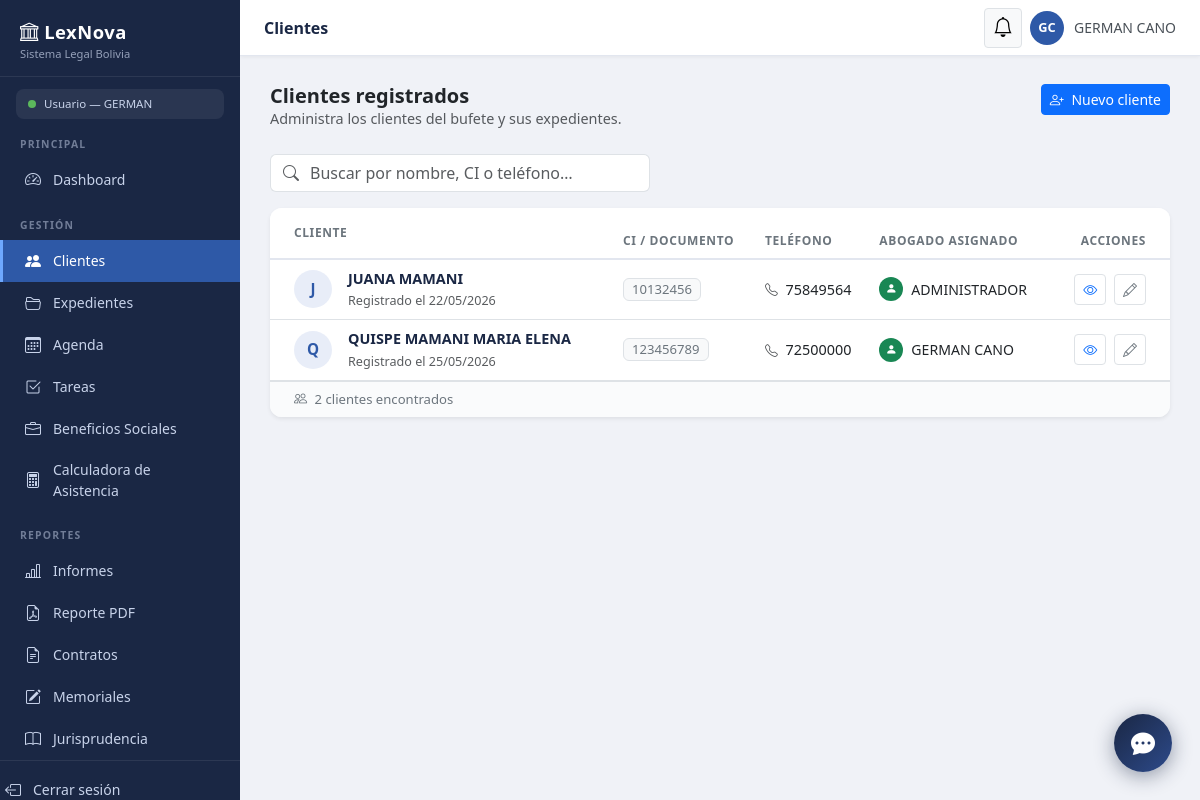
Page /casos/clientes/ (signed in) on the earlier database version.
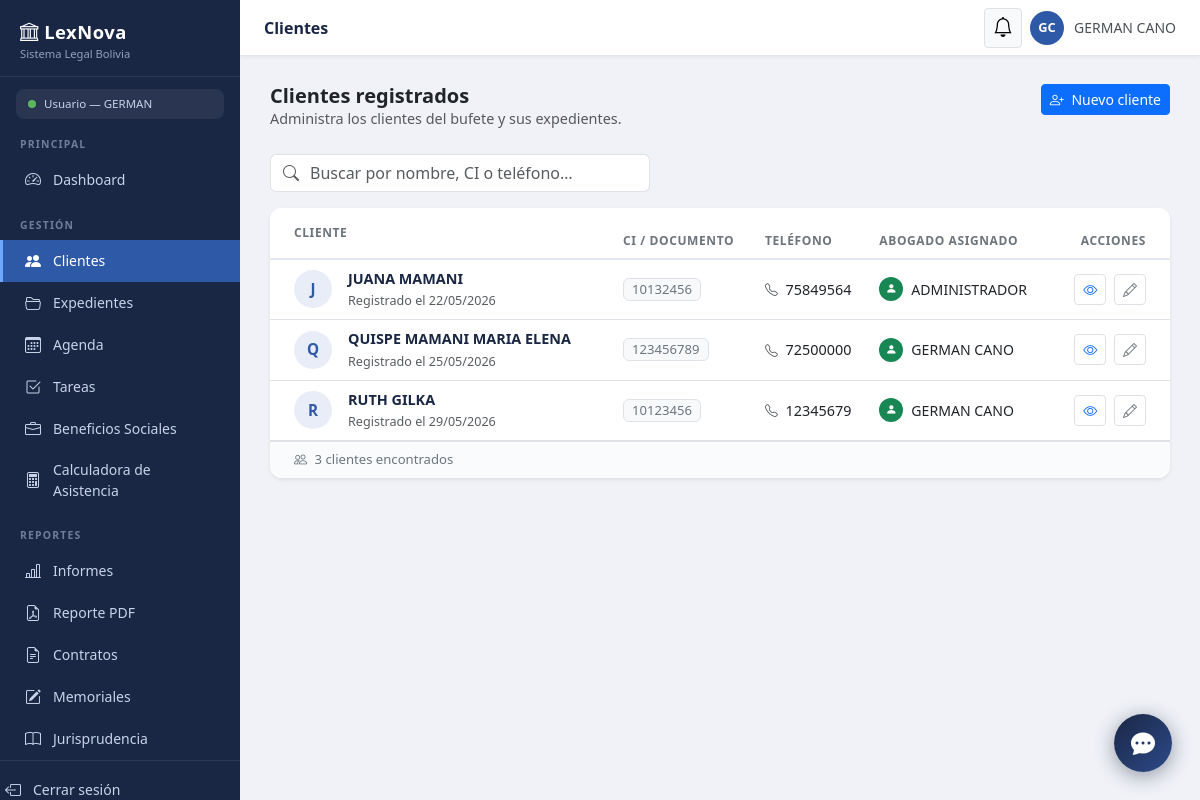
Same page on the later database version.
### control_legal/models.py (models this page shows, shortened)
class Cliente(models.Model):
    ci              = models.CharField(max_length=20, unique=True, verbose_name="Cédula de identidad")
    nombre_completo = models.CharField(max_length=200, verbose_name="Nombre completo")
    telefono        = models.CharField(max_length=20, blank=True, verbose_name="Teléfono")
    email           = models.EmailField(blank=True, verbose_name="Correo electrónico")
    direccion       = models.TextField(blank=True, verbose_name="Dirección")
    abogado_asignado = models.ForeignKey(
        User, on_delete=models.SET_NULL,
        null=True, blank=True,
        related_name='clientes',
        verbose_name="Abogado asignado"
    )
    codigo_acceso = models.CharField(
        max_length=12, unique=True, blank=True, null=True,
        verbose_name="Código de acceso del cliente"
    )
    notas_internas = models.TextField(blank=True, verbose_name="Notas internas")
    fecha_registro = models.DateTimeField(auto_now_add=True)
    activo         = models.BooleanField(default=True)
    class Meta:
        ordering = ['nombre_completo']
        verbose_name = "Cliente"
        verbose_name_plural = "Clientes"

### control_legal/views.py (the view)
# urls.py: path('clientes/',                 views.listar_clientes,   name='listar_clientes'),
@login_required
def listar_clientes(request):
    busqueda = request.GET.get('buscar', '')
    clientes = Cliente.objects.filter(activo=True)
    if busqueda:
        clientes = clientes.filter(
            Q(nombre_completo__icontains=busqueda) |
            Q(ci__icontains=busqueda)              |
            Q(telefono__icontains=busqueda)
        )
    return render(request, 'control_legal/listar_clientes.html', {
        'clientes': clientes.order_by('nombre_completo'),
        'busqueda': busqueda,
    })

### control_legal/templates/control_legal/listar_clientes.html (shortened to what the changed rows need)
{% extends "base.html" %}
{% block contenido %}
<div class="card border-0 shadow-sm" style="border-radius:12px; overflow:hidden;">
    <div class="table-responsive">
        <table class="table table-hover align-middle mb-0" style="font-size:.9rem;">
            <thead style="background:#f8f9fc; border-bottom:2px solid #e2e6ef;">
                <tr>
                    <th class="ps-4 py-3" style="font-size:.75rem; text-transform:uppercase; letter-spacing:.6px; color:#6c757d; font-weight:600;">
                        Cliente
                    </th>
                    <th style="font-size:.75rem; text-transform:uppercase; letter-spacing:.6px; color:#6c757d; font-weight:600;">
                        CI / Documento
                    </th>
                    <th style="font-size:.75rem; text-transform:uppercase; letter-spacing:.6px; color:#6c757d; font-weight:600;">
                        Teléfono
                    </th>
                    <th style="font-size:.75rem; text-transform:uppercase; letter-spacing:.6px; color:#6c757d; font-weight:600;">
                        Abogado asignado
                    </th>
                    <th class="text-end pe-4" style="font-size:.75rem; text-transform:uppercase; letter-spacing:.6px; color:#6c757d; font-weight:600;">
                        Acciones
                    </th>
                </tr>
            </thead>
            <tbody>
                {% for cliente in clientes %}
                <tr>
                    <td class="ps-4">
                        <div class="d-flex align-items-center gap-3">
                            <div class="rounded-circle d-flex align-items-center justify-content-center flex-shrink-0"
                                 style="width:38px; height:38px; background:#e8edf8; color:#2e59a7; font-weight:700; font-size:.95rem;">
                                {{ cliente.nombre_completo|first|upper }}
                            </div>
                            <div>
                                <div class="fw-semibold" style="color:#1a2744;">
                                    {{ cliente.nombre_completo }}
                                </div>
                                <small class="text-muted">
                                    Registrado el {{ cliente.fecha_registro|date:'d/m/Y' }}
                                </small>
                            </div>
                        </div>
                    </td>
                    <td>
                        <span class="badge bg-light text-secondary border px-2 py-1"
                              style="font-size:.82rem; font-weight:500;">
                            {{ cliente.ci|default:'—' }}
                        </span>
                    </td>
                    <td>
                        {% if cliente.telefono %}
                        <a href="tel:{{ cliente.telefono }}" class="text-decoration-none text-dark">
                            <i class="bi bi-telephone me-1 text-muted" style="font-size:.8rem;"></i>
                            {{ cliente.telefono }}
                        </a>
                        {% else %}
                        <span class="text-muted">—</span>
                        {% endif %}
                    </td>
                    <td>
                        {% if cliente.abogado_asignado %}
                        <div class="d-flex align-items-center gap-2">
                            <div class="rounded-circle bg-success d-flex align-items-center justify-content-center flex-shrink-0"
                                 style="width:24px; height:24px;">
                                <i class="bi bi-person-fill text-white" style="font-size:.7rem;"></i>
                            </div>
                            <span style="font-size:.88rem;">
                                {{ cliente.abogado_asignado.get_full_name|default:cliente.abogado_asignado.username }}
                            </span>
                        </div>
                        {% else %}
                        <span class="badge bg-warning-subtle text-warning border border-warning-subtle px-2">
                            <i class="bi bi-exclamation-circle me-1"></i> Sin asignar
                        </span>
                        {% endif %}
                    </td>
                    <td class="text-end pe-4">
                        <a href="{% url 'detalle_cliente' cliente.pk %}"
                           class="btn btn-sm btn-white border text-primary me-1"
                           title="Ver ficha del cliente">
                            <i class="bi bi-eye"></i>
                        </a>
                        <a href="{% url 'editar_cliente' cliente.pk %}"
                           class="btn btn-sm btn-white border text-secondary"
                           title="Editar cliente">
                            <i class="bi bi-pencil"></i>
                        </a>
                    </td>
                </tr>
                {% endfor %}
            </tbody>
        </table>
    </div>
    {% if clientes %}
    <div class="px-4 py-2 border-top d-flex align-items-center justify-content-between"
         style="background:#fafbfc; font-size:.82rem; color:#6c757d;">
        <span>
            <i class="bi bi-people me-1"></i>
            {{ clientes|length }} cliente{{ clientes|length|pluralize }} encontrado{{ clientes|length|pluralize }}
        </span>
    </div>
    {% endif %}
</div>
{% endblock %}

Differences in the rows shown:
added Cliente: nombre_completo|first "R", nombre_completo "RUTH GILKA", fecha_registro "29/05/2026", ci "10123456", telefono "12345679", abogado_asignado.get_full_name "GERMAN CANO"
Other differences:
{{ clientes|length }}: "2" → "3"
